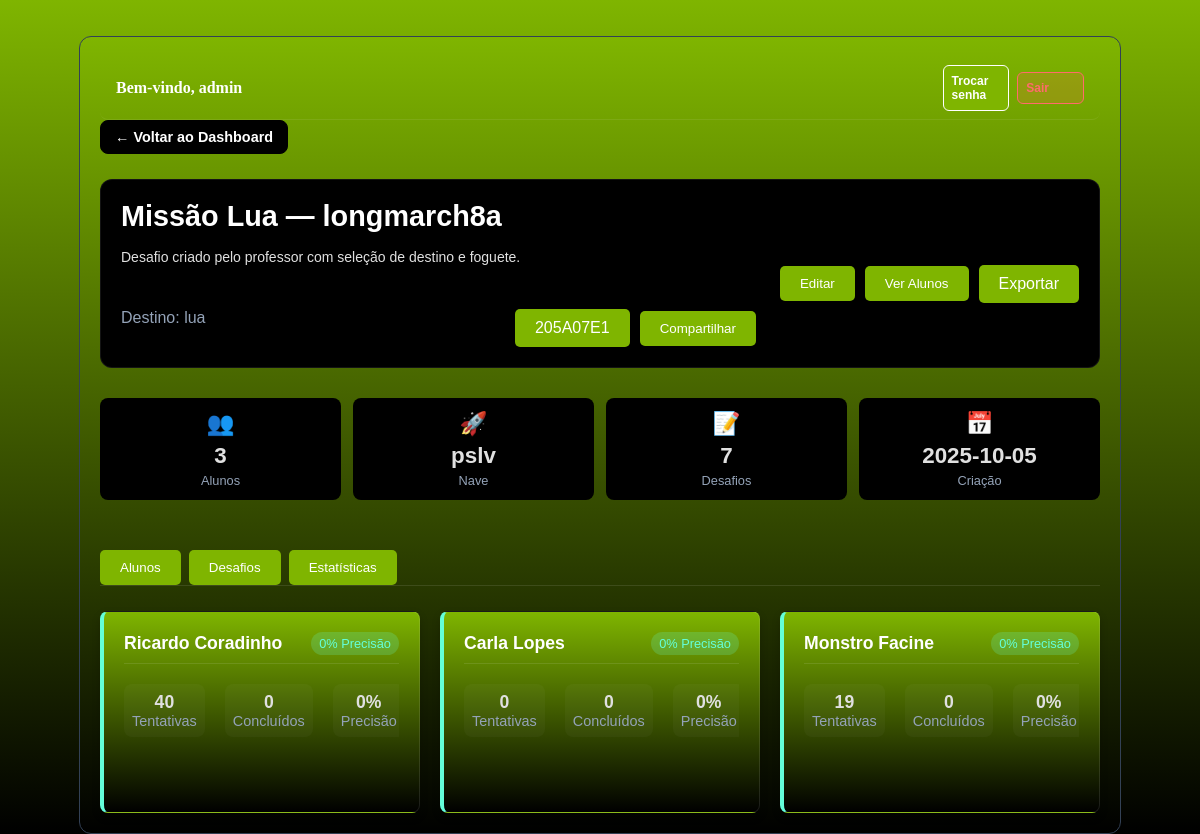
The app's page /professor/sala/205A07E1 (signed in) with its own data.
### tables this page shows
CREATE TABLE admins (
                    id INTEGER PRIMARY KEY AUTOINCREMENT,
                    username TEXT UNIQUE NOT NULL,
                    password_hash TEXT NOT NULL,
                    must_change INTEGER DEFAULT 1,
                    created_at TEXT
                );

CREATE TABLE salas_virtuais (
                    id INTEGER PRIMARY KEY AUTOINCREMENT,
                    codigo_sala TEXT UNIQUE NOT NULL,
                    professor_id INTEGER NOT NULL,
                    nome_sala TEXT NOT NULL,
                    destino TEXT NOT NULL,
                    nave_id TEXT NOT NULL,
                    desafios_json TEXT NOT NULL,
                    ativa BOOLEAN DEFAULT 1,
                    data_criacao DATETIME DEFAULT CURRENT_TIMESTAMP,
                    data_expiracao DATETIME, desafio_selecionado_index INTEGER,
                    FOREIGN KEY (professor_id) REFERENCES professores (id)
                );

CREATE TABLE alunos (
                    id INTEGER PRIMARY KEY AUTOINCREMENT,
                    sala_id INTEGER NOT NULL,
                    nome TEXT NOT NULL,
                    email TEXT,
                    progresso_json TEXT,
                    data_ingresso DATETIME DEFAULT CURRENT_TIMESTAMP, excluir_ranking INTEGER DEFAULT 0,
                    FOREIGN KEY (sala_id) REFERENCES salas_virtuais (id)
                );

### routes/professor.py (the view)
@professor_bp.route('/sala/<codigo_sala>', endpoint='professor_sala_detalhes')
def sala_detalhes(codigo_sala):
    print(f'Função sala_detalhes chamada para código: {codigo_sala}')  # Print de depuração
    must_change_admin = 0
    professor_nome = session.get('professor_nome') or 'Administrador'
    sala_db = db_manager.buscar_sala_por_codigo_any(codigo_sala)
    if sala_db:
        try:
            alunos = db_manager.buscar_alunos_por_sala(sala_db['id'])
        except Exception:
            alunos = []
        try:
            ranking = db_manager.obter_ranking_sala(sala_db['id'], limit=500)
        except Exception:
            ranking = []
        stats_map = {r.get('id') or r.get('aluno_id'): r for r in ranking}
        for aluno in alunos:
            st = stats_map.get(aluno.get('id'))
            if st:
                aluno['tentativas'] = st.get('tentativas') or 0
                aluno['concluidos'] = st.get('concluidos') or 0
                aluno['total'] = st.get('total') or 0
                tent = aluno['tentativas'] or 0
                concl = aluno['concluidos'] or 0
                aluno['precisao_pct'] = int(round((concl / tent) * 100)) if tent else 0
            else:
                aluno['tentativas'] = 0
                aluno['concluidos'] = 0
                aluno['total'] = 0
                aluno['precisao_pct'] = 0
        for aluno in alunos:
            base = url_for('aluno.aluno_login', codigo_sala=codigo_sala, _external=True)
            try:
                from urllib.parse import urlencode
                aluno['acesso_url'] = f"{base}?" + urlencode({'nome': aluno.get('nome', '')})
            except Exception:
                aluno['acesso_url'] = base
        try:
            desafios = json.loads(sala_db.get('desafios_json') or '[]')
        except Exception:
            desafios = []
        try:
            desempenho_desafios = db_manager.obter_estatisticas_por_desafio(sala_db['id'])
        except Exception:
            desempenho_desafios = []
        try:
            tentativas_total = sum((a.get('tentativas') or 0) for a in alunos)
            concluidos_total = sum((a.get('concluidos') or 0) for a in alunos)
            total_pontos = sum((a.get('total') or 0) for a in alunos)
            alunos_total = len(alunos)
            precisao_geral_pct = int(round((concluidos_total / tentativas_total) * 100)) if tentativas_total else 0
            media_pontos_aluno = (total_pontos / alunos_total) if alunos_total else 0.0
            media_pontos_por_tentativa = (total_pontos / tentativas_total) if tentativas_total else 0.0
            turma_stats = {
                'alunos_total': alunos_total,
                'tentativas_total': tentativas_total,
                'concluidos_total': concluidos_total,
                'precisao_geral_pct': precisao_geral_pct,
                'media_pontos_aluno': media_pontos_aluno,
                'media_pontos_por_tentativa': media_pontos_por_tentativa
            }
        except Exception:
            turma_stats = {
                'alunos_total': len(alunos),
                'tentativas_total': 0,
                'concluidos_total': 0,
                'precisao_geral_pct': 0,
                'media_pontos_aluno': 0.0,
                'media_pontos_por_tentativa': 0.0
            }
        try:
            if session.get('user_role') == 'admin':
                with sqlite3.connect(db_manager.db_path) as conn:
                    cursor = conn.cursor()
                    cursor.execute('SELECT must_change FROM admins WHERE username = ?', ('admin',))
                    row = cursor.fetchone()
                    if row:
                        must_change_admin = row[0] or 0
        except Exception:
            logging.exception('Falha ao obter flag must_change do admin (detalhes)')
        sala_view = {
            'codigo_sala': sala_db.get('codigo_sala'),
            'nome_sala': sala_db.get('nome_sala'),
            'destino': sala_db.get('destino'),
            'nave_id': sala_db.get('nave_id'),
            'data_criacao': sala_db.get('data_criacao'),
            'ativa': sala_db.get('ativa'),
            'alunos': alunos,
            'desafios': desafios,
            'desafio_selecionado_index': sala_db.get('desafio_selecionado_index')
        }
        return render_template(
            'professor_sala_detalhes.html',
            sala=sala_view,
            alunos=alunos,
            turma_stats=turma_stats,
            desempenho_desafios=desempenho_desafios,
            must_change_admin=must_change_admin,
            professor_nome=professor_nome,
        )
    return "Sala não encontrada", 404

### templates/professor_sala_detalhes.html (shortened to what this page needs)
<!DOCTYPE html>
<html lang="pt-br">
<head>
    <link rel="stylesheet" href="{{ url_for('static', filename='css/style.css') }}">
    <link rel="stylesheet" href="{{ url_for('static', filename='css/detalhes.css') }}">
</head>
<body class="conteudo-centralizado">
    <div class="main-container">
        <div class="topbar">
            <div class="user">Bem-vindo, {{ professor_nome or 'Professor' }}</div>
            <div class="topbar-actions">
                <a href="{{ url_for('professor.professor_reset_password', next=request.path) }}" class="action-btn">Trocar senha</a>
                <a href="{{ url_for('professor.professor_logout') }}" class="action-btn danger">Sair</a>
            </div>
        </div>
        <a href="{{ url_for('professor.professor_dashboard') }}" class="back-btn">
            &larr; Voltar ao Dashboard
        </a>
        <header class="room-header">
            <div class="room-left">
                <h1 class="room-title">
                    {% set idx = sala.desafio_selecionado_index %}
                    {% if sala.desafios and idx is not none and idx >= 0 and idx < sala.desafios|length %}
                        {{ sala.desafios[idx]['titulo'] or 'Desafio CosmoCasa' }}
                    {% elif sala.desafios %}
                        {{ sala.desafios[0]['titulo'] or 'Desafio CosmoCasa' }}
                    {% else %}
                        Desafio CosmoCasa
                    {% endif %}
                </h1>
                {% if sala.desafios %}
                <p class="challenge-desc">
                    {% if sala.desafios and idx is not none and idx >= 0 and idx < sala.desafios|length %}
                        {{ sala.desafios[idx]['descricao'] or '' }}
                    {% elif sala.desafios %}
                        {{ sala.desafios[0]['descricao'] or '' }}
                    {% endif %}
                </p>
                {% endif %}
                <div class="room-subtitle">
                    <span class="room-destination">Destino: {{ sala.destino }}</span>
                    <div class="room-code-section">
                        <span class="botao" id="share-code">{{ sala.codigo_sala }}</span>
                        <button class="botao" type="botao" onclick="copiarCodigo()">Compartilhar</button>
                    </div>
                </div>
            </div>
            <div class="room-right">
                <button class="botao" type="button" onclick="showTab('desafios')">Editar</button>
                <button class="botao" type="button" onclick="showTab('alunos')">Ver Alunos</button>
                <a class="botao" href="{{ url_for('professor.professor_sala_exportar', codigo_sala=sala.codigo_sala) }}">Exportar</a>
            </div>
        </header>
        <div class="room-info-grid">
                <div class="info-card">
                    <div class="info-icon">&#x1F465;</div>
                    <span class="info-number">{{ sala.alunos|length }}</span>
                    <span class="info-label">Alunos</span>
                </div>
                <div class="info-card">
                    <div class="info-icon">&#x1F680;</div>
                    <span class="info-number">{{ sala.nave_id }}</span>
                    <span class="info-label">Nave</span>
                </div>
                <div class="info-card">
                    <div class="info-icon">&#x1F4DD;</div>
                    <span class="info-number">{{ sala.desafios|length }}</span>
                    <span class="info-label">Desafios</span>
                </div>
                <div class="info-card">
                    <div class="info-icon">&#x1F4C5;</div>
                    <span class="info-number">{{ sala.data_criacao[:10] }}</span>
                    <span class="info-label">Criação</span>
                </div>
            </div>
        <div class="tabs">
            <button id="tabbtn-alunos" class="botao active" onclick="showTab('alunos')">Alunos</button>
            <button id="tabbtn-desafios" class="botao" onclick="showTab('desafios')">Desafios</button>
            <button id="tabbtn-estatisticas" class="botao" onclick="showTab('estatisticas')">Estatísticas</button>
        </div>
        <div id="tab-alunos" class="tab-content active">
            {% if sala.alunos %}
                <div class="card-grid">
                    {% for aluno in sala.alunos %}
                        <div class="card student-card" tabindex="0">
                            <div class="card-header">
                                <h3 class="card-title" title="{{ aluno.nome }}">{{ aluno.nome }}</h3>
                                <span class="card-badge">{{ aluno.precisao_pct }}% Precisão</span>
                            </div>
                            <div class="card-content">
                                <div class="reveal-on-hover">
            <div class="student-stats">
                                        <div class="student-stat">
                                            <span class="stat-value">{{ aluno.tentativas }}</span>
                                            <span class="stat-label">Tentativas</span>
                                        </div>
                                        <div class="student-stat">
                                            <span class="stat-value">{{ aluno.concluidos }}</span>
                                            <span class="stat-label">Concluídos</span>
                                        </div>
                                        <div class="student-stat">
                                            <span class="stat-value">{{ aluno.precisao_pct }}%</span>
                                            <span class="stat-label">Precisão</span>
                                        </div>
                                    </div>
                                </div>
                            </div>
                        </div>
                    {% endfor %}
                </div>
            {% else %}
                <div class="empty-state">
                    <div class="empty-icon">&#x1F465;</div>
                    <h3>Nenhum aluno matriculado</h3>
                    <p>Compartilhe o código da sala para que seus alunos possam entrar.</p>
                </div>
            {% endif %}
        </div>
    </div>
</body>
</html>

### records on screen
admins: username "admin"
salas_virtuais: destino "lua", codigo_sala "205A07E1", nave_id "pslv", data_criacao "2025-10-05"
alunos: nome "Ricardo Coradinho", precisao_pct "0", tentativas "40", concluidos "0"
alunos: nome "Carla Lopes", precisao_pct "0", tentativas "0", concluidos "0"
alunos: nome "Monstro Facine", precisao_pct "0", tentativas "19", concluidos "0"

### other values on screen
{{ sala.desafios[idx]['titulo'] or 'Desafio CosmoCasa' }} "Missão Lua — longmarch8a"
{{ sala.desafios[idx]['descricao'] or '' }} "Desafio criado pelo professor com seleção de destino e foguete."
{{ sala.alunos|length }} "3"
{{ sala.desafios|length }} "7"
